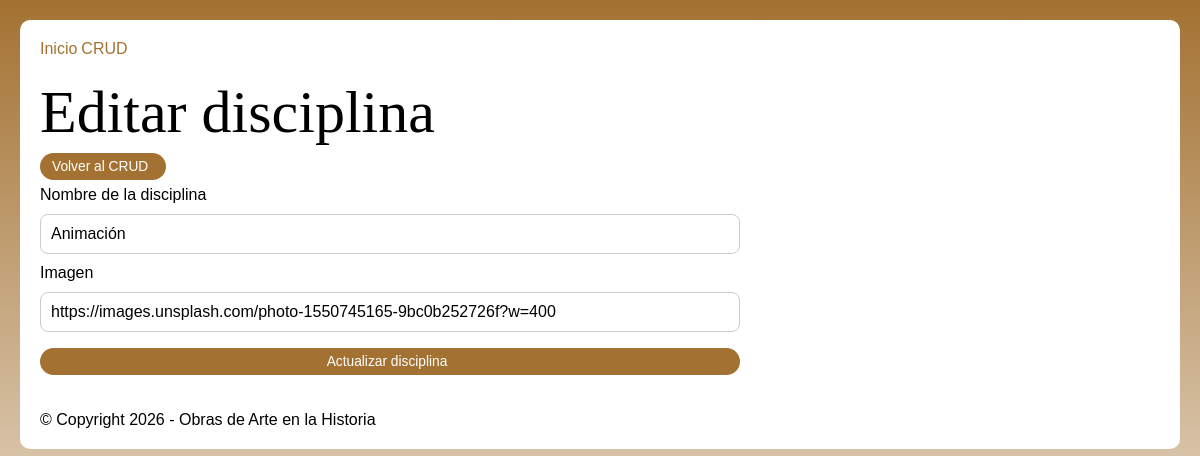
Screenshot of /crud/update_disciplina.php?id=19 with the database file from the repository.
### tables this page shows
CREATE TABLE `disciplinas` (
  `id` int NOT NULL AUTO_INCREMENT,
  `nombre` varchar(100) NOT NULL,
  `imagen` varchar(255) DEFAULT NULL,
  PRIMARY KEY (`id`)
);

### functions.php (called while the page is built, shortened)
<?
function getheader()
{
    include __DIR__ . '/inc/header.php';
}
function getfooter()
{
    include __DIR__ . '/inc/footer.php';
}
function conn()
{
    $conn = new mysqli(SERV, USER, PASS, DBNM);
    $conn->set_charset("utf8mb4");
    return $conn;
}
function consulta($sql)
{
    $conn = conn();
    $result = $conn->query($sql);
    $data = [];
    if ($result->num_rows > 0) {
        while ($row = $result->fetch_assoc()) {
            $data[] = $row;
        }
    }
    return $data;
}

### crud/update_disciplina.php (the view, shortened to what this page needs)
<?php
require_once '../functions.php';
$id = (int) $_GET['id'];
$disciplina = consulta("SELECT * FROM disciplinas WHERE id = $id");
$disciplina = $disciplina[0];
?>
<h1>Editar disciplina</h1>
<p><a class="btn" href="listado_crud_disciplinas.php">Volver al CRUD</a></p>
<form class="form-crud" method="post">
    <label>Nombre de la disciplina</label>
    <input type="text" name="nombre" value="<?= htmlspecialchars($disciplina['nombre']) ?>" required>
    <label>Imagen</label>
    <input type="text" name="imagen" value="<?= htmlspecialchars($disciplina['imagen'] ?? '') ?>">
    <input type="submit" value="Actualizar disciplina">
</form>

### assets/css/style.css (style rules this page uses)
* { margin: 0; padding: 0; }
:root { --c1: var(--color-main); --cl: var(--color-light); --cd: var(--color-dark); --color-main: rgb(163, 114, 50); --color-secundary: rgb(173, 83, 50); --color-light: white; --color-dark: black; --ff: sans-serif; --ff2: monospace; --mxw: 1160px; }
*, *::before, *::after { box-sizing: border-box; }
html { font-family: sans-serif; padding: 20px; background: linear-gradient(var(--c1), var(--cl)); min-height: 100dvh; }
body { max-width: var(--mxw); margin: 0 auto; background: var(--cl); padding: 20px; border-radius: 10px; }
a { color: var(--c1); text-decoration: none; }
.form-crud { display: grid; gap: 10px; max-width: 700px; }
.form-crud input, .form-crud textarea, .form-crud select { width: 100%; padding: 10px; border: 1px solid #ccc; border-radius: 8px; font: inherit; }
.btn, input[type="submit"] { background-color: var(--c1); padding: 6px 18px 6px 12px; text-align: center; display: inline-block; font-size: 0.86em; color: white; border-radius: 20px; margin: 6px 0; border: none; cursor: pointer; outline: solid 0px var(--c1); transition: .4s; }
*:not(a):not(input):not(button) { cursor: default; }
h1, h2, h3, h4, h5, h6 { font-family: "Libre Baskerville", serif !important; font-optical-sizing: auto; font-weight: 400; font-style: normal; }
h1 { font-size: clamp(2rem, 5vw, 6rem); }
h1, h2, h3, img, h1:nth-child(2n) { animation: reveal linear both; animation-timeline: view(); animation-range: entry 10% cover 35%; }

### rows the page displays
disciplinas: nombre "Animación", imagen "https://images.unsplash.com/photo-1550745165-9bc0b252726f?w=400"

### other values shown
TITLE "Obras de Arte en la Historia"
